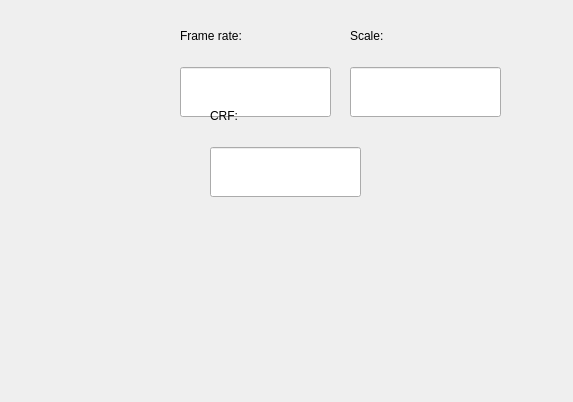
<?xml version="1.0" encoding="UTF-8"?>
<ui version="4.0">
 <class>CommonParametersWidget</class>
 <widget class="QWidget" name="CommonParametersWidget">
  <property name="geometry">
   <rect>
    <x>0</x>
    <y>0</y>
    <width>573</width>
    <height>402</height>
   </rect>
  </property>
  <property name="windowTitle">
   <string>Form</string>
  </property>
  <widget class="QWidget" name="layoutWidget_2">
   <property name="geometry">
    <rect>
     <x>180</x>
     <y>10</y>
     <width>151</width>
     <height>107</height>
    </rect>
   </property>
   <layout class="QVBoxLayout" name="verticalLayout_4">
    <item>
     <widget class="QLabel" name="label_2">
      <property name="minimumSize">
       <size>
        <width>0</width>
        <height>50</height>
       </size>
      </property>
      <property name="text">
       <string>Frame rate:</string>
      </property>
     </widget>
    </item>
    <item>
     <widget class="QLineEdit" name="frameRate">
      <property name="minimumSize">
       <size>
        <width>0</width>
        <height>50</height>
       </size>
      </property>
     </widget>
    </item>
   </layout>
  </widget>
  <widget class="QWidget" name="layoutWidget_3">
   <property name="geometry">
    <rect>
     <x>350</x>
     <y>10</y>
     <width>151</width>
     <height>107</height>
    </rect>
   </property>
   <layout class="QVBoxLayout" name="verticalLayout_5">
    <item>
     <widget class="QLabel" name="label_3">
      <property name="minimumSize">
       <size>
        <width>0</width>
        <height>50</height>
       </size>
      </property>
      <property name="text">
       <string>Scale:</string>
      </property>
     </widget>
    </item>
    <item>
     <widget class="QLineEdit" name="scale">
      <property name="minimumSize">
       <size>
        <width>0</width>
        <height>50</height>
       </size>
      </property>
     </widget>
    </item>
   </layout>
  </widget>
  <widget class="QWidget" name="layoutWidget">
   <property name="geometry">
    <rect>
     <x>210</x>
     <y>90</y>
     <width>151</width>
     <height>107</height>
    </rect>
   </property>
   <layout class="QVBoxLayout" name="verticalLayout_3">
    <item>
     <widget class="QLabel" name="label">
      <property name="minimumSize">
       <size>
        <width>0</width>
        <height>50</height>
       </size>
      </property>
      <property name="text">
       <string>CRF:</string>
      </property>
     </widget>
    </item>
    <item>
     <widget class="QLineEdit" name="crf">
      <property name="minimumSize">
       <size>
        <width>0</width>
        <height>50</height>
       </size>
      </property>
     </widget>
    </item>
   </layout>
  </widget>
 </widget>
 <resources/>
 <connections/>
</ui>
